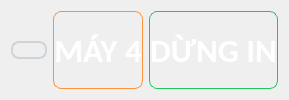
              <widget class="QWidget" name="widget_86" native="true">
               <property name="styleSheet">
                <string notr="true">*{
	color: #ffffff;
}

#labelMay4 {
	background: qradialgradient(
    	cx: 0.5, cy: 0.5, radius: 1.0,
    	fx: 0.5, fy: 0.5,
    	stop: 0 #fb923c,      /* Tâm: Cam đậm */
    	stop: 0.7 #fed7aa,    /* Giữa: Cam nhạt */
    	stop: 1 transparent   /* Viền: Trong suốt → nhạt dần */
	);
	border: 1px solid #fb923c;
	border-radius: 8px;
}

#txtTrangThai4 {
	background: qradialgradient(
    	cx: 0.5, cy: 0.5, radius: 1.0,
    	fx: 0.5, fy: 0.5,
   		stop: 0 #22c55e,      /* Tâm: Xanh lá đậm */
    	stop: 0.7 #86efac,    /* Giữa: Xanh lá nhạt */
    	stop: 1 transparent   /* Viền: Trong suốt → nhạt dần */
	);
	border: 1px solid #22c55e;
	border-radius: 8px;
}

#btnRefresh4 {
	background: qradialgradient(
          cx: 0.5, cy: 0.5, radius: 0.5,
          fx: 0.5, fy: 0.5,
          stop: 0 #f8f9fa,     /* Trắng sáng */
          stop: 0.5 #e9ecef,   /* Xám nhạt */
          stop: 1 #adb5bd      /* Xám viền */
      );
      color: #212529;           /* Chữ xám đậm */
      border: 2px solid #ced4da; /* Viền xám nhạt */
      border-radius: 8px;
}

#btnRefresh4:hover {
	background: qradialgradient(
          cx: 0.5, cy: 0.5, radius: 0.5,
          fx: 0.5, fy: 0.5,
          stop: 0 #ffffff,     /* Sáng hơn */
          stop: 0.5 #f1f3f5,
          stop: 1 #adb5bd
      );
	border: 2px solid #ced4da; /* Viền xám nhạt */
    border-radius: 8px;
}

#btnRefresh4:pressed {
	background: qradialgradient(
          cx: 0.5, cy: 0.5, radius: 0.5,
          fx: 0.5, fy: 0.5,
          stop: 0 #e9ecef,
          stop: 1 #adb5bd
      );
	border: 2px solid #ced4da; /* Viền xám nhạt */
    border-radius: 8px;
}</string>
               </property>
               <layout class="QHBoxLayout" name="horizontalLayout_28" stretch="10,45,45">
                <item>
                 <widget class="QPushButton" name="btnRefresh4">
                  <property name="cursor">
                   <cursorShape>PointingHandCursor</cursorShape>
                  </property>
                  <property name="text">
                   <string/>
                  </property>
                  <property name="icon">
                   <iconset>
                    <normaloff>assets/circle-of-two-clockwise-arrows-rotation.png</normaloff>assets/circle-of-two-clockwise-arrows-rotation.png</iconset>
                  </property>
                  <property name="iconSize">
                   <size>
                    <width>25</width>
                    <height>54</height>
                   </size>
                  </property>
                 </widget>
                </item>
                <item>
                 <widget class="QLabel" name="labelMay4">
                  <property name="font">
                   <font>
                    <family>Calibri</family>
                    <pointsize>25</pointsize>
                    <weight>75</weight>
                    <bold>true</bold>
                   </font>
                  </property>
                  <property name="text">
                   <string>MÁY 4</string>
                  </property>
                  <property name="alignment">
                   <set>Qt::AlignCenter</set>
                  </property>
                 </widget>
                </item>
                <item>
                 <widget class="QLabel" name="txtTrangThai4">
                  <property name="font">
                   <font>
                    <family>Calibri</family>
                    <pointsize>25</pointsize>
                    <weight>75</weight>
                    <bold>true</bold>
                   </font>
                  </property>
                  <property name="text">
                   <string>DỪNG IN</string>
                  </property>
                  <property name="alignment">
                   <set>Qt::AlignCenter</set>
                  </property>
                 </widget>
                </item>
               </layout>
              </widget>
